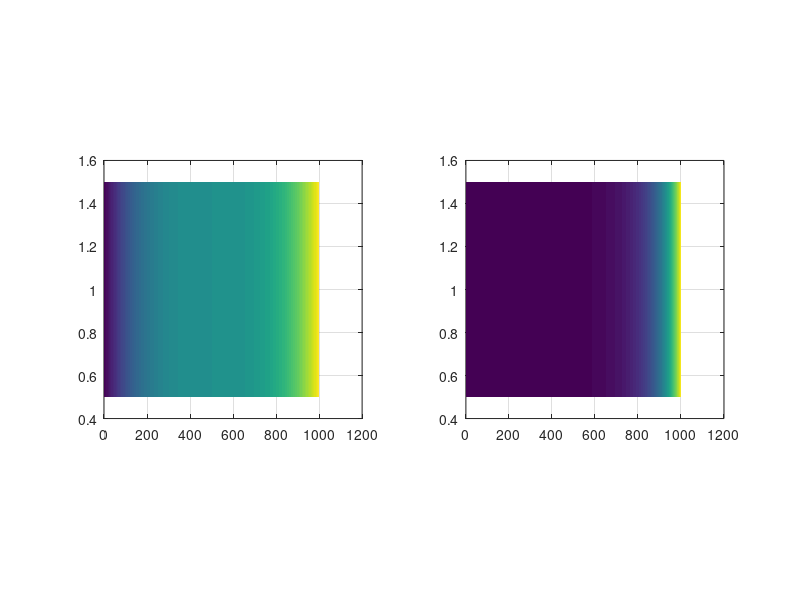

Recreate this plot in MATLAB.
clear 
D=1;
N=1000;

X = linspace(-5,5, N);
y1 = X.^3;
y2 = exp(X);

subplot(1,2,1), axis square, hold on, grid on, box on
imagesc(y1)
subplot(1,2,2), axis square, hold on, grid on, box on
imagesc(y2)



